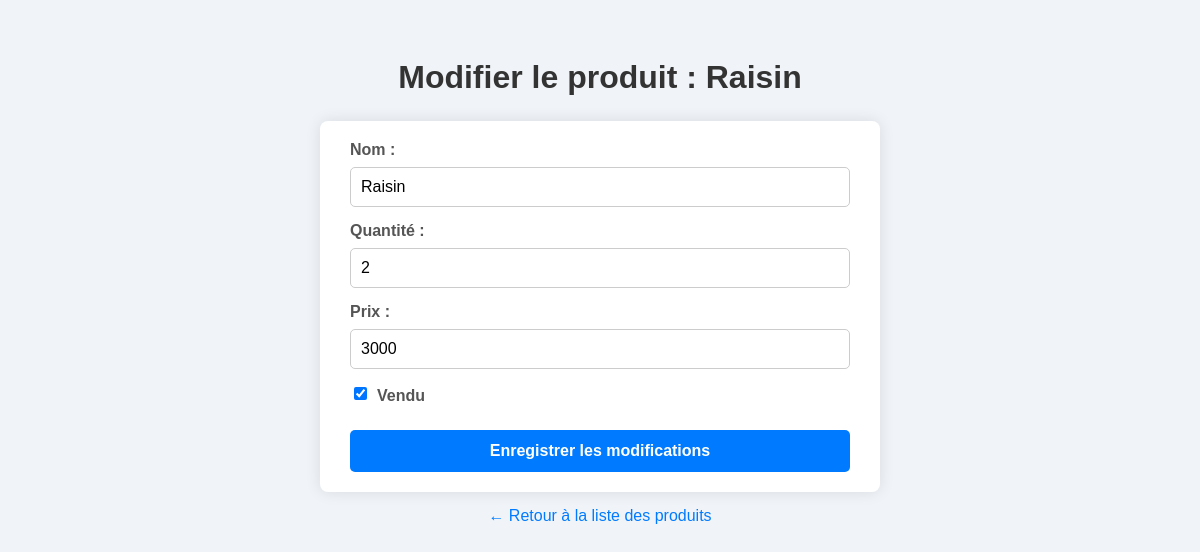
The app's page /modifier/4/ (signed in) with its own data.
### produits/models.py (models this page shows, shortened)
class Produit(models.Model):
    nom = models.CharField(max_length=50)
    quantite = models.IntegerField()
    prix = models.IntegerField()
    vendu = models.BooleanField(default=True)
    utilisateur = models.ForeignKey(User, on_delete=models.CASCADE, related_name='produits')

### produits/views.py (the view)
# urls.py: path('modifier/<int:id>/', views.modifier_produit, name='modifier'),
@login_required
def modifier_produit(request, id):
    produit = get_object_or_404(Produit, id=id, utilisateur=request.user)
    if request.method == "POST":
        form = ProduitForm(request.POST, instance=produit)
        if form.is_valid():
            form.save()
            return redirect('lister')
    else:
        form = ProduitForm(instance=produit)
    return render(request, "produits/modifier.html", {"form": form, "produit": produit})

### produits/forms.py
class ProduitForm(forms.ModelForm):
    class Meta:
        model = Produit
        fields = ['nom', 'quantite', 'prix', 'vendu']

### produits/templates/produits/modifier.html (shortened to what this page needs)
<!DOCTYPE html>
<html lang="fr">
<head>
</head>
<body>
  <h1>Modifier le produit : {{ produit.nom }}</h1>
  <form method="post">
    <label for="id_nom">Nom :</label>
    {{ form.nom }}
    <label for="id_quantite">Quantité :</label>
    {{ form.quantite }}
    <label for="id_prix">Prix :</label>
    {{ form.prix }}
    <div class="checkbox-label">
      {{ form.vendu }} <label for="id_vendu">Vendu</label>
    </div>
    <button type="submit">Enregistrer les modifications</button>
  </form>
  <a href="{% url 'lister' %}">← Retour à la liste des produits</a>
</body>
</html>

### produits/templates/produits/modifier.html (style rules this page uses)
body { font-family: Arial, sans-serif; background-color: #f0f4f8; padding: 30px; }
h1 { color: #333; text-align: center; margin-bottom: 25px; }
form { max-width: 500px; margin: 0 auto; background: white; padding: 20px 30px; border-radius: 8px; box-shadow: 0 0 15px rgba(0,0,0,0.1); }
label { display: block; margin-bottom: 8px; font-weight: bold; color: #555; }
input[type="text"], input[type="number"], input[type="checkbox"] { width: 100%; padding: 10px; margin-bottom: 15px; border: 1px solid #ccc; border-radius: 5px; box-sizing: border-box; font-size: 1em; }
input[type="checkbox"] { width: auto; margin-right: 10px; vertical-align: middle; }
.checkbox-label { display: flex; align-items: center; margin-bottom: 15px; }
button { background-color: #007BFF; border: none; padding: 12px 20px; color: white; font-weight: bold; font-size: 1em; border-radius: 5px; cursor: pointer; width: 100%; transition: background-color 0.3s ease; }
a { display: block; margin-top: 15px; text-align: center; color: #007BFF; text-decoration: none; }

### records on screen
Produit: nom "Raisin", quantite "2", prix "3000", vendu "☑"
